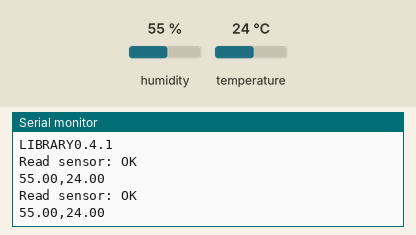
The sketch below on a simulated Arduino Uno, built with avr-gcc and run on an emulated ATmega328P. Shown: the last lines printed to the serial monitor. Inputs (shaded band) come from the test bench; at power-on: humidity 55 %, temperature 24 °C.

Above: at 2.8 s.
2.9 s: humidity set to 22 %
At 5.3 s:
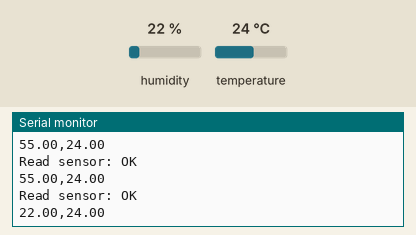
5.6 s: temperature set to 12 °C
At 6.5 s:
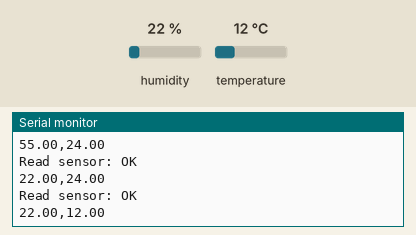
8.3 s: humidity set to 40 %
At 11.3 s:
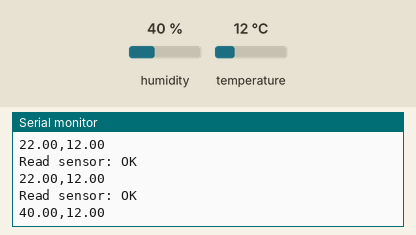
Timing chart, 0 to 12.8 s (numbered marks = the images above; inputs shaded):
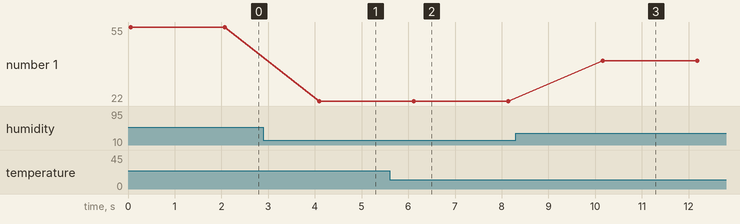

The sketch:

IoT_DHT11.ino
```cpp
#include <dht11.h>
dht11 DHT11;

#define DHT11PIN 8

void setup() {
  Serial.begin(9600);
  Serial.println("DHT11 TEST PROGRAM");
  Serial.print("LIBRARY");
  Serial.println(DHT11LIB_VERSION);
  Serial.println();
}

void loop() {
  static int counter = 0;
  if (counter < 1000) {
    Serial.println("\n");
    int chk = DHT11.read(DHT11PIN);
    Serial.print("Read sensor: ");
    switch (chk) {
      case DHTLIB_OK:
        Serial.println("OK");
        break;
      case DHTLIB_ERROR_CHECKSUM:
        Serial.println("Checksum error");
        break;
      case DHTLIB_ERROR_TIMEOUT:
        Serial.println("Time out error");
        break;
      default:
        Serial.println("Unknown error");
        break;
    }

    Serial.print((float)DHT11.humidity, 2);
    Serial.print(",");
    Serial.print((float)DHT11.temperature, 2);

    delay(2000);
    counter++;
  } else {
    Serial.println("Data output completed. Stopping...");
    while (true) {
    }
  }
}
```

Measured:
- after the input at 2.9 s, the serial monitor: prints a new line after 1.2 s (image 1)
- after the input at 5.6 s, the serial monitor: prints a new line after 0.51 s (image 2)
- after the input at 8.3 s, the serial monitor: prints a new line after 1.9 s (image 3)
- plotted number 1: 55 → 22 after the input at 2.9 s, 22 → 40 after the input at 8.3 s
